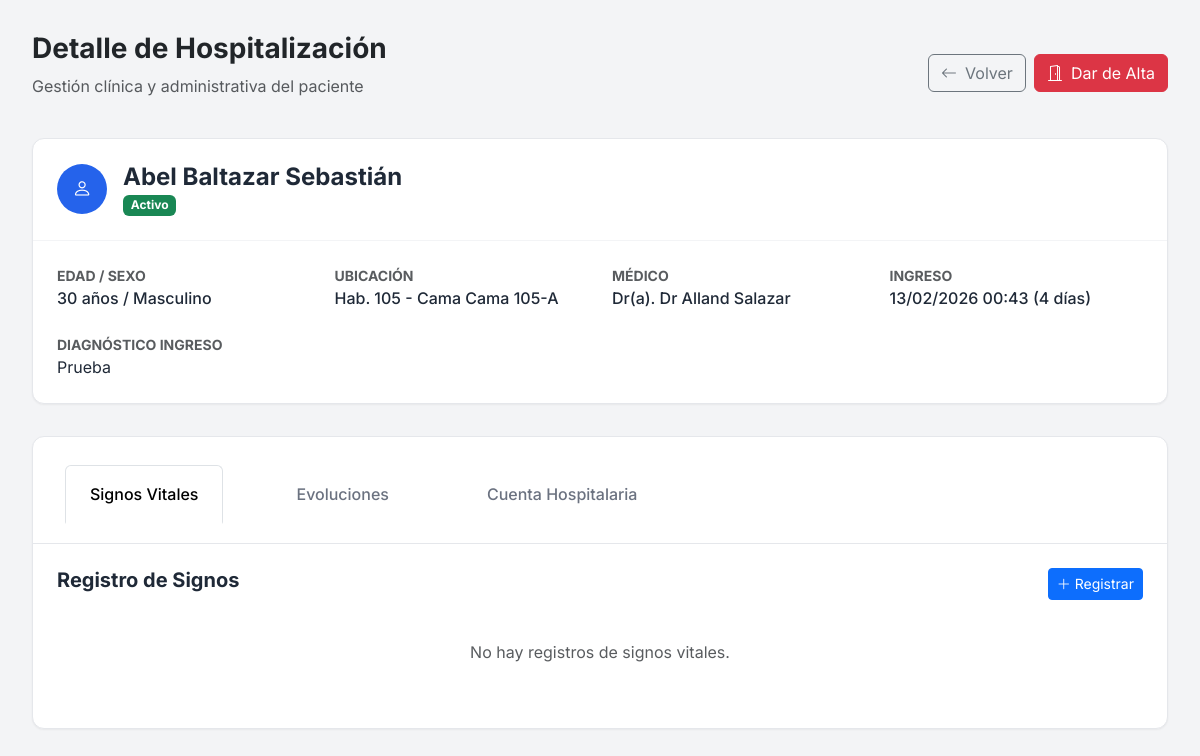
The page /php/hospitalization/detalle_encamamiento.php?id=1 (signed in) on the database its author committed.
### tables this page shows
CREATE TABLE `encamamientos` (
  `id_encamamiento` int NOT NULL,
  `id_paciente` int NOT NULL,
  `id_cama` int NOT NULL,
  `id_doctor` int DEFAULT NULL,
  `fecha_ingreso` datetime NOT NULL DEFAULT CURRENT_TIMESTAMP,
  `fecha_alta` datetime DEFAULT NULL,
  `motivo_ingreso` text,
  `diagnostico_ingreso` text,
  `tipo_ingreso` varchar(50) DEFAULT 'Normal',
  `notas_ingreso` text,
  `estado` enum('Activo','Alta_Medica','Alta_Administrativa','Cancelado') DEFAULT 'Activo',
  `created_by` int DEFAULT NULL,
  `created_at` timestamp NULL DEFAULT CURRENT_TIMESTAMP
);

CREATE TABLE `pacientes` (
  `id_paciente` int NOT NULL,
  `nombre` varchar(100) NOT NULL,
  `apellido` varchar(100) NOT NULL,
  `fecha_nacimiento` date NOT NULL,
  `genero` enum('Masculino','Femenino') NOT NULL,
  `direccion` varchar(255) DEFAULT NULL,
  `telefono` varchar(15) DEFAULT NULL,
  `correo` varchar(100) DEFAULT NULL,
  `fecha_registro` timestamp NULL DEFAULT CURRENT_TIMESTAMP
);

CREATE TABLE `habitaciones` (
  `id_habitacion` int NOT NULL,
  `numero_habitacion` varchar(50) NOT NULL,
  `tipo_habitacion` varchar(50) DEFAULT 'Estándar',
  `piso` varchar(50) DEFAULT '1',
  `tarifa_por_noche` decimal(10,2) NOT NULL DEFAULT '0.00',
  `capacidad_maxima` int DEFAULT '1',
  `estado` enum('Disponible','Ocupada','Mantenimiento') DEFAULT 'Disponible',
  `descripcion` text
);

CREATE TABLE `camas` (
  `id_cama` int NOT NULL,
  `numero_cama` varchar(50) NOT NULL,
  `id_habitacion` int NOT NULL,
  `estado` enum('Disponible','Ocupada','Mantenimiento') DEFAULT 'Disponible',
  `descripcion` text
);

CREATE TABLE `usuarios` (
  `idUsuario` int NOT NULL,
  `usuario` varchar(255) NOT NULL,
  `password` varchar(255) NOT NULL,
  `nombre` varchar(255) NOT NULL,
  `apellido` varchar(255) NOT NULL,
  `especialidad` varchar(255) DEFAULT NULL,
  `tipoUsuario` enum('admin','doc','user','') NOT NULL,
  `clinica` varchar(255) NOT NULL,
  `telefono` varchar(255) NOT NULL,
  `email` varchar(255) NOT NULL
);

### php/hospitalization/detalle_encamamiento.php (the view, shortened to what this page needs)
<?php
$id_encamamiento = isset($_GET['id']) ? intval($_GET['id']) : 0;
try {
    $database = new Database();
    $conn = $database->getConnection();
    $stmt_enc = $conn->prepare("
        SELECT
            e.*,
            pac.nombre as nombre_paciente,
            pac.apellido as apellido_paciente,
            pac.fecha_nacimiento,
            pac.genero,
            pac.direccion,
            pac.telefono,
            hab.numero_habitacion,
            hab.tipo_habitacion,
            hab.tarifa_por_noche,
            c.numero_cama,
            u.nombre as doctor_nombre,
            u.apellido as doctor_apellido,
            u.especialidad,
            DATEDIFF(COALESCE(e.fecha_alta, CURDATE()), DATE(e.fecha_ingreso)) as dias_hospitalizado
        FROM encamamientos e
        INNER JOIN pacientes pac ON e.id_paciente = pac.id_paciente
        INNER JOIN camas c ON e.id_cama = c.id_cama
        INNER JOIN habitaciones hab ON c.id_habitacion = hab.id_habitacion
        LEFT JOIN usuarios u ON e.id_doctor = u.idUsuario
        WHERE e.id_encamamiento = ?
    ");
    $stmt_enc->execute([$id_encamamiento]);
    $encamamiento = $stmt_enc->fetch(PDO::FETCH_ASSOC);
    $fecha_nac = new DateTime($encamamiento['fecha_nacimiento']);
    $hoy = new DateTime();
    $edad = $hoy->diff($fecha_nac)->y;
    $stmt_signos = $conn->prepare("
        SELECT sv.*, u.nombre as registrado_nombre, u.apellido as registrado_apellido
        FROM signos_vitales sv
        LEFT JOIN usuarios u ON sv.registrado_por = u.idUsuario
        WHERE sv.id_encamamiento = ?
        ORDER BY sv.fecha_registro DESC
        LIMIT 20
    ");
    $stmt_signos->execute([$id_encamamiento]);
    $signos_vitales = $stmt_signos->fetchAll(PDO::FETCH_ASSOC);
} catch (Exception $e) {
    die("Error: " . $e->getMessage());
}
?>
<!DOCTYPE html>
<html lang="es">
<head>
    <link rel="stylesheet" href="https://cdn.jsdelivr.net/npm/bootstrap-icons@1.10.0/font/bootstrap-icons.css">
    <link href="https://cdn.jsdelivr.net/npm/bootstrap@5.3.0/dist/css/bootstrap.min.css" rel="stylesheet">
</head>
<body>
    <div class="main-content">
        <div class="d-flex justify-content-between align-items-center mb-4 header-actions">
            <div>
                <h1 class="h3 fw-bold text-dark">Detalle de Hospitalización</h1>
                <p class="text-muted">Gestión clínica y administrativa del paciente</p>
            </div>
            <div class="d-flex gap-2">
                <a href="index.php" class="btn btn-outline-secondary">
                    <i class="bi bi-arrow-left me-2"></i>Volver
                </a>
                <?php if ($encamamiento['estado'] == 'Activo'): ?>
                    <button class="btn btn-danger" onclick="procesarAlta()">
                        <i class="bi bi-door-open me-2"></i>Dar de Alta
                    </button>
                <?php endif; ?>
            </div>
        </div>
        <div class="content-card">
            <div class="card-header-custom">
                <div class="d-flex align-items-center">
                    <div class="user-avatar me-3" style="width:50px; height:50px; font-size:1.2rem;">
                        <i class="bi bi-person"></i>
                    </div>
                    <div>
                        <h4 class="mb-0 fw-bold">
                            <?php echo htmlspecialchars($encamamiento['nombre_paciente'] . ' ' . $encamamiento['apellido_paciente']); ?>
                        </h4>
                        <span
                            class="badge <?php echo $encamamiento['estado'] == 'Activo' ? 'bg-success' : 'bg-secondary'; ?>">
                            <?php echo $encamamiento['estado']; ?>
                        </span>
                    </div>
                </div>
            </div>
            <div class="p-4">
                <div class="row g-4">
                    <div class="col-md-3">
                        <small class="text-muted fw-bold d-block text-uppercase">Edad / Sexo</small>
                        <span class="fw-medium"><?php echo $edad; ?> años /
                            <?php echo htmlspecialchars($encamamiento['genero']); ?></span>
                    </div>
                    <div class="col-md-3">
                        <small class="text-muted fw-bold d-block text-uppercase">Ubicación</small>
                        <span class="fw-medium">Hab. <?php echo htmlspecialchars($encamamiento['numero_habitacion']); ?>
                            - Cama <?php echo htmlspecialchars($encamamiento['numero_cama']); ?></span>
                    </div>
                    <div class="col-md-3">
                        <small class="text-muted fw-bold d-block text-uppercase">Médico</small>
                        <span class="fw-medium">Dr(a).
                            <?php echo htmlspecialchars($encamamiento['doctor_nombre'] . ' ' . $encamamiento['doctor_apellido']); ?></span>
                    </div>
                    <div class="col-md-3">
                        <small class="text-muted fw-bold d-block text-uppercase">Ingreso</small>
                        <span
                            class="fw-medium"><?php echo date('d/m/Y H:i', strtotime($encamamiento['fecha_ingreso'])); ?>
                            (<?php echo $encamamiento['dias_hospitalizado']; ?> días)</span>
                    </div>
                    <div class="col-12">
                        <small class="text-muted fw-bold d-block text-uppercase">Diagnóstico Ingreso</small>
                        <p class="mb-0"><?php echo htmlspecialchars($encamamiento['diagnostico_ingreso']); ?></p>
                    </div>
                </div>
            </div>
        </div>
        <div class="content-card">
            <ul class="nav nav-tabs pt-3" id="patientTabs" role="tablist">
                <li class="nav-item"><button class="nav-link active" data-bs-toggle="tab"
                        data-bs-target="#signos">Signos Vitales</button></li>
                <li class="nav-item"><button class="nav-link" data-bs-toggle="tab"
                        data-bs-target="#evoluciones">Evoluciones</button></li>
                <li class="nav-item"><button class="nav-link" data-bs-toggle="tab" data-bs-target="#cuenta">Cuenta
                        Hospitalaria</button></li>
            </ul>
            <div class="tab-content p-4">
                <div class="tab-pane fade show active" id="signos">
                    <div class="d-flex justify-content-between mb-3">
                        <h5 class="fw-bold">Registro de Signos</h5>
                        <button class="btn btn-primary btn-sm" onclick="openSignosModal()"><i
                                class="bi bi-plus-lg me-1"></i>Registrar</button>
                    </div>
                    <?php if (count($signos_vitales) > 0): ?>
                        <div class="table-responsive">
                            <table class="table table-hover">
                                <thead class="table-light">
                                    <tr>
                                        <th>Fecha</th>
                                        <th>Temp</th>
                                        <th>P/A</th>
                                        <th>Pulso</th>
                                        <th>FR</th>
                                        <th>SpO2</th>
                                        <th>Glucosa</th>
                                        <th>Registrado</th>
                                    </tr>
                                </thead>
                                <tbody>
                                    <?php foreach ($signos_vitales as $sv): ?>
                                        <tr>
                                            <td><?php echo date('d/m H:i', strtotime($sv['fecha_registro'])); ?></td>
                                            <td><?php echo $sv['temperatura']; ?>°C</td>
                                            <td><?php echo $sv['presion_sistolica'] . '/' . $sv['presion_diastolica']; ?></td>
                                            <td><?php echo $sv['pulso']; ?></td>
                                            <td><?php echo $sv['frecuencia_respiratoria']; ?></td>
                                            <td><?php echo $sv['saturacion_oxigeno']; ?>%</td>
                                            <td><?php echo $sv['glucometria'] ?: '-'; ?></td>
                                            <td><small><?php echo htmlspecialchars($sv['registrado_nombre']); ?></small></td>
                                        </tr>
                                    <?php endforeach; ?>
                                </tbody>
                            </table>
                        </div>
                    <?php else: ?>
                        <p class="text-muted text-center py-4">No hay registros de signos vitales.</p>
                    <?php endif; ?>
                </div>
            </div>
        </div>
    </div>
</body>
</html>

### php/hospitalization/detalle_encamamiento.php (style rules this page uses)
:root { --primary-color: #2563eb; --secondary-color: #64748b; --success-color: #10b981; --warning-color: #f59e0b; --danger-color: #ef4444; --bg-color: #f3f4f6; --card-bg: #ffffff; --text-main: #1f2937; --text-muted: #6b7280; --sidebar-width: 260px; --header-height: 70px; --border-radius: 12px; --shadow-sm: 0 1px 2px 0 rgba(0, 0, 0, 0.05); --shadow-md: 0 4px 6px -1px rgba(0, 0, 0, 0.1), 0 2px 4px -1px rgba(0, 0, 0, 0.06); }
body { font-family: 'Inter', sans-serif; background-color: var(--bg-color); color: var(--text-main); margin: 0; }
.nav-item { display: flex; align-items: center; padding: 0.75rem 1rem; color: var(--secondary-color); text-decoration: none; border-radius: 8px; margin-bottom: 0.5rem; font-weight: 500; transition: all 0.2s; }
.user-avatar { width: 40px; height: 40px; background-color: var(--primary-color); color: white; border-radius: 50%; display: flex; align-items: center; justify-content: center; font-weight: 600; }
.main-content { margin-left: 0; padding: 2rem; min-height: 100vh; max-width: 1400px; margin: 0 auto; }
.content-card { background: var(--card-bg); border-radius: var(--border-radius); box-shadow: var(--shadow-sm); border: 1px solid #e5e7eb; overflow: hidden; margin-bottom: 2rem; }
.card-header-custom { padding: 1.5rem; border-bottom: 1px solid #f3f4f6; display: flex; justify-content: space-between; align-items: center; }
.nav-tabs { border-bottom: 1px solid #e5e7eb; padding: 0 1rem; gap: 1rem; }
.nav-link { border: none; color: var(--text-muted); font-weight: 500; padding: 1rem 1.5rem; border-bottom: 2px solid transparent; }
.nav-link.active { color: var(--primary-color); background: transparent; border-bottom: 2px solid var(--primary-color); }

### rows shown on the page
encamamientos: id_paciente.apellido "Abel Baltazar Sebastián", estado "Activo", id_paciente.genero "Masculino", habitaciones.numero_habitacion "105", id_cama.numero_cama "Cama 105-A", id_doctor.apellido "Dr Alland Salazar", fecha_ingreso "13/02/2026 00:43", diagnostico_ingreso "Prueba"

### other values the page prints
$encamamiento['dias_hospitalizado'] "4"
